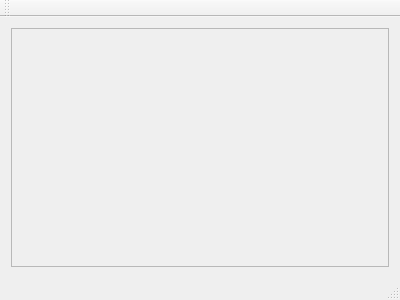
<?xml version="1.0" encoding="UTF-8"?>
<ui version="4.0">
 <class>TimerMasterMainWindow</class>
 <widget class="QMainWindow" name="TimerMasterMainWindow">
  <property name="geometry">
   <rect>
    <x>0</x>
    <y>0</y>
    <width>400</width>
    <height>300</height>
   </rect>
  </property>
  <property name="windowTitle">
   <string>TimerMasterMainWindow</string>
  </property>
  <widget class="QWidget" name="centralWidget">
   <layout class="QHBoxLayout" name="horizontalLayout">
    <item>
     <widget class="TimerWidget" name="timerWidget">
      <property name="frameShape">
       <enum>QFrame::StyledPanel</enum>
      </property>
      <property name="frameShadow">
       <enum>QFrame::Raised</enum>
      </property>
     </widget>
    </item>
   </layout>
  </widget>
  <widget class="QMenuBar" name="menuBar">
   <property name="geometry">
    <rect>
     <x>0</x>
     <y>0</y>
     <width>400</width>
     <height>22</height>
    </rect>
   </property>
  </widget>
  <widget class="QToolBar" name="mainToolBar">
   <attribute name="toolBarArea">
    <enum>TopToolBarArea</enum>
   </attribute>
   <attribute name="toolBarBreak">
    <bool>false</bool>
   </attribute>
  </widget>
  <widget class="QStatusBar" name="statusBar"/>
 </widget>
 <layoutdefault spacing="6" margin="11"/>
 <customwidgets>
  <customwidget>
   <class>TimerWidget</class>
   <extends>QFrame</extends>
   <header>TimerWidget.h</header>
   <container>1</container>
  </customwidget>
 </customwidgets>
 <resources/>
 <connections/>
</ui>
